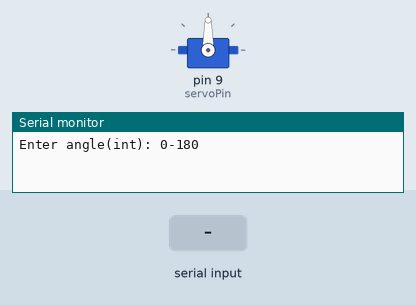
Recording of a sketch running on a simulated Arduino Uno, built with avr-gcc and run on an emulated ATmega328P. On the bench: servo, the last lines printed to the serial monitor. Inputs (shaded band) come from the test bench.

Above: at 1.2 s.
1.3 s: "90,45\n" received over Serial
At 3.0 s:
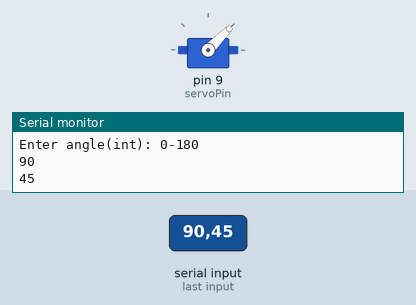
3.8 s: "30,150\n" received over Serial
At 6.1 s:
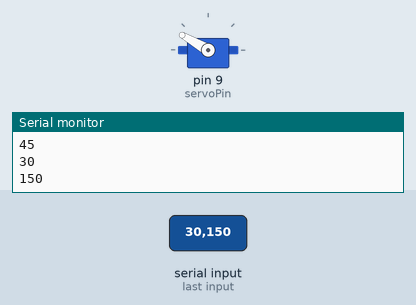
6.8 s: "200\n" received over Serial
At 8.3 s:
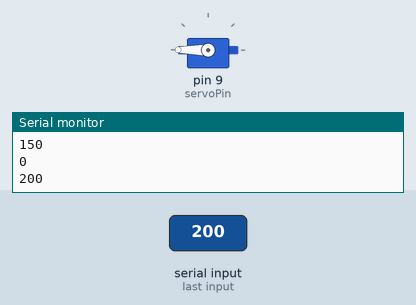
9.3 s: "90\n" received over Serial
At 12.2 s:
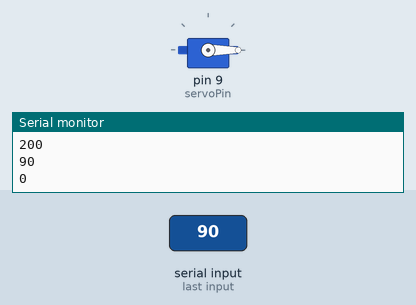
Timing chart, 0 to 13.3 s (numbered marks = the images above; inputs shaded):
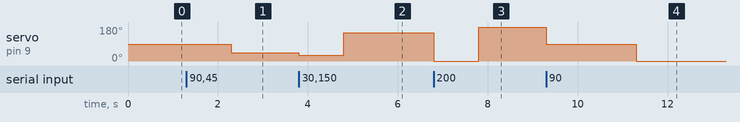

The sketch:

15degree_servo.ino
```cpp
#include<Servo.h>
int servoPin = 9;
Servo servo;
int angle = 0;

void setup () {
servo.attach(servoPin);

Serial.begin(115200);
while (!Serial);
Serial.println("Enter angle(int): 0-180");
}

void loop() {
  if (Serial.available()>0){
    angle = Serial.parseInt();
    Serial.println(angle);

    servo.write (angle);
    delay(1000);
  }
}
//#include <Servo.h>
//
//Servo servo;
//
//int pos = 0;
//
//void setup()
//{
//  servo.attach(9);
//   // set servo to mid-point
//}
//
//void loop() {
//  for (pos =0; pos <= 75; pos+=1)
//
// {
//  servo.write(pos);
//  delay(1000);
// }
// for (pos =75; pos >= 0; pos-=1)
// {
// servo.write(pos);
// delay(1000);
//}
//  }
//#include<Servo.h>
//Servo s1;
//int pos =0;
//void setup()
//{
// s1.attach(10);
//  s1.write(0);
//  delay (2000);
//  s1.write(15);
//  delay (2000);
//  s1.write(0);
//  delay (2000);
//}
//
//void loop()
//{
//
//}
```

Measured:
- after the input at 1.3 s, servo on pin 9 (servoPin): 90° → 45° after 1.0 s
- after the input at 3.8 s, servo on pin 9 (servoPin): 45° → 30° at once, → 150° 1.0 s later, → 0° 2.0 s later
- after the input at 6.8 s, servo on pin 9 (servoPin): 0° → 180° after 1.0 s
- after the input at 9.3 s, servo on pin 9 (servoPin): 180° → 90° at once, → 0° 2.0 s later
